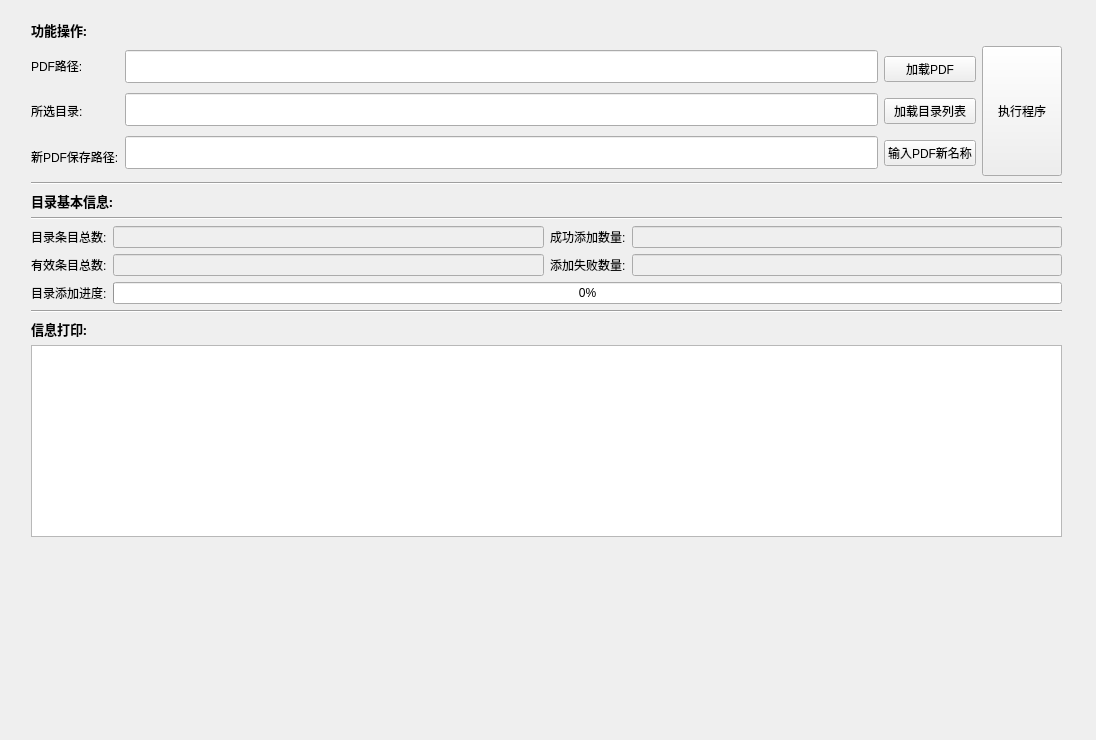
<?xml version="1.0" encoding="UTF-8"?>
<ui version="4.0">
 <class>AddBookList</class>
 <widget class="QWidget" name="AddBookList">
  <property name="geometry">
   <rect>
    <x>0</x>
    <y>0</y>
    <width>1096</width>
    <height>740</height>
   </rect>
  </property>
  <property name="windowTitle">
   <string>PDF目录添加工具</string>
  </property>
  <widget class="QWidget" name="layoutWidget">
   <property name="geometry">
    <rect>
     <x>31</x>
     <y>20</y>
     <width>1031</width>
     <height>651</height>
    </rect>
   </property>
   <layout class="QGridLayout" name="gridLayout">
    <item row="2" column="0">
     <widget class="Line" name="line_3">
      <property name="orientation">
       <enum>Qt::Horizontal</enum>
      </property>
     </widget>
    </item>
    <item row="4" column="0">
     <layout class="QHBoxLayout" name="horizontalLayout_2">
      <item>
       <widget class="QLabel" name="label_4">
        <property name="text">
         <string>目录添加进度:</string>
        </property>
       </widget>
      </item>
      <item>
       <widget class="QProgressBar" name="AddBookListProgressBar">
        <property name="value">
         <number>0</number>
        </property>
       </widget>
      </item>
     </layout>
    </item>
    <item row="3" column="0">
     <layout class="QVBoxLayout" name="verticalLayout_10">
      <item>
       <layout class="QVBoxLayout" name="verticalLayout_9">
        <item>
         <widget class="QLabel" name="label_5">
          <property name="font">
           <font>
            <family>Arial Black</family>
            <pointsize>10</pointsize>
            <weight>75</weight>
            <italic>false</italic>
            <bold>true</bold>
           </font>
          </property>
          <property name="text">
           <string>目录基本信息:</string>
          </property>
         </widget>
        </item>
        <item>
         <widget class="Line" name="line">
          <property name="orientation">
           <enum>Qt::Horizontal</enum>
          </property>
         </widget>
        </item>
        <item>
         <layout class="QHBoxLayout" name="horizontalLayout_5">
          <item>
           <layout class="QHBoxLayout" name="horizontalLayout_3">
            <item>
             <layout class="QVBoxLayout" name="verticalLayout_5">
              <item>
               <widget class="QLabel" name="label_6">
                <property name="text">
                 <string>目录条目总数:</string>
                </property>
               </widget>
              </item>
              <item>
               <widget class="QLabel" name="label_7">
                <property name="text">
                 <string>有效条目总数:</string>
                </property>
               </widget>
              </item>
             </layout>
            </item>
            <item>
             <layout class="QVBoxLayout" name="verticalLayout_6">
              <item>
               <widget class="QLineEdit" name="AllListNumLineEdit">
                <property name="enabled">
                 <bool>false</bool>
                </property>
               </widget>
              </item>
              <item>
               <widget class="QLineEdit" name="AvailableListNumlineEdit">
                <property name="enabled">
                 <bool>false</bool>
                </property>
               </widget>
              </item>
             </layout>
            </item>
           </layout>
          </item>
          <item>
           <layout class="QHBoxLayout" name="horizontalLayout_4">
            <item>
             <layout class="QVBoxLayout" name="verticalLayout_7">
              <item>
               <widget class="QLabel" name="label_8">
                <property name="text">
                 <string>成功添加数量:</string>
                </property>
               </widget>
              </item>
              <item>
               <widget class="QLabel" name="label_9">
                <property name="text">
                 <string>添加失败数量:</string>
                </property>
               </widget>
              </item>
             </layout>
            </item>
            <item>
             <layout class="QVBoxLayout" name="verticalLayout_8">
              <item>
               <widget class="QLineEdit" name="AddSuccessNumLineEdit">
                <property name="enabled">
                 <bool>false</bool>
                </property>
               </widget>
              </item>
              <item>
               <widget class="QLineEdit" name="AddFailureNumLineEdit">
                <property name="enabled">
                 <bool>false</bool>
                </property>
               </widget>
              </item>
             </layout>
            </item>
           </layout>
          </item>
         </layout>
        </item>
       </layout>
      </item>
     </layout>
    </item>
    <item row="9" column="0">
     <spacer name="verticalSpacer">
      <property name="orientation">
       <enum>Qt::Vertical</enum>
      </property>
      <property name="sizeHint" stdset="0">
       <size>
        <width>20</width>
        <height>40</height>
       </size>
      </property>
     </spacer>
    </item>
    <item row="1" column="0">
     <layout class="QHBoxLayout" name="horizontalLayout">
      <item>
       <layout class="QVBoxLayout" name="verticalLayout_4">
        <item>
         <widget class="QLabel" name="label">
          <property name="text">
           <string>PDF路径:</string>
          </property>
         </widget>
        </item>
        <item>
         <widget class="QLabel" name="label_2">
          <property name="text">
           <string>所选目录:</string>
          </property>
         </widget>
        </item>
        <item>
         <widget class="QLabel" name="label_3">
          <property name="text">
           <string>新PDF保存路径:</string>
          </property>
         </widget>
        </item>
       </layout>
      </item>
      <item>
       <layout class="QVBoxLayout" name="verticalLayout"/>
      </item>
      <item>
       <layout class="QVBoxLayout" name="verticalLayout_2">
        <item>
         <widget class="QLineEdit" name="ShowPDFUrlLineEdit">
          <property name="enabled">
           <bool>true</bool>
          </property>
          <property name="minimumSize">
           <size>
            <width>500</width>
            <height>33</height>
           </size>
          </property>
         </widget>
        </item>
        <item>
         <widget class="QLineEdit" name="ShowBookListUrlLineEdit">
          <property name="minimumSize">
           <size>
            <width>0</width>
            <height>33</height>
           </size>
          </property>
          <property name="maximumSize">
           <size>
            <width>16777215</width>
            <height>16777215</height>
           </size>
          </property>
         </widget>
        </item>
        <item>
         <widget class="QLineEdit" name="ShowSavePDFUrlLineEdit">
          <property name="minimumSize">
           <size>
            <width>0</width>
            <height>33</height>
           </size>
          </property>
         </widget>
        </item>
       </layout>
      </item>
      <item>
       <layout class="QVBoxLayout" name="verticalLayout_3">
        <item>
         <widget class="QPushButton" name="AddPDFButton">
          <property name="text">
           <string>加载PDF</string>
          </property>
         </widget>
        </item>
        <item>
         <widget class="QPushButton" name="AddBookListButton">
          <property name="text">
           <string>加载目录列表</string>
          </property>
         </widget>
        </item>
        <item>
         <widget class="QPushButton" name="SavePDFButton">
          <property name="text">
           <string>输入PDF新名称</string>
          </property>
         </widget>
        </item>
       </layout>
      </item>
      <item alignment="Qt::AlignHCenter|Qt::AlignVCenter">
       <widget class="QPushButton" name="RunButton">
        <property name="enabled">
         <bool>true</bool>
        </property>
        <property name="minimumSize">
         <size>
          <width>0</width>
          <height>130</height>
         </size>
        </property>
        <property name="text">
         <string>执行程序</string>
        </property>
        <property name="autoDefault">
         <bool>false</bool>
        </property>
       </widget>
      </item>
     </layout>
    </item>
    <item row="5" column="0">
     <widget class="Line" name="line_4">
      <property name="orientation">
       <enum>Qt::Horizontal</enum>
      </property>
     </widget>
    </item>
    <item row="6" column="0">
     <widget class="QLabel" name="label_10">
      <property name="font">
       <font>
        <family>Arial Black</family>
        <pointsize>10</pointsize>
        <weight>75</weight>
        <bold>true</bold>
       </font>
      </property>
      <property name="text">
       <string>信息打印:</string>
      </property>
     </widget>
    </item>
    <item row="0" column="0">
     <widget class="QLabel" name="label_11">
      <property name="font">
       <font>
        <family>Arial Black</family>
        <pointsize>10</pointsize>
        <weight>75</weight>
        <bold>true</bold>
       </font>
      </property>
      <property name="text">
       <string>功能操作:</string>
      </property>
     </widget>
    </item>
    <item row="7" column="0" rowspan="2">
     <widget class="QTextEdit" name="ShowInformationTextEdit"/>
    </item>
   </layout>
  </widget>
 </widget>
 <resources/>
 <connections/>
</ui>
